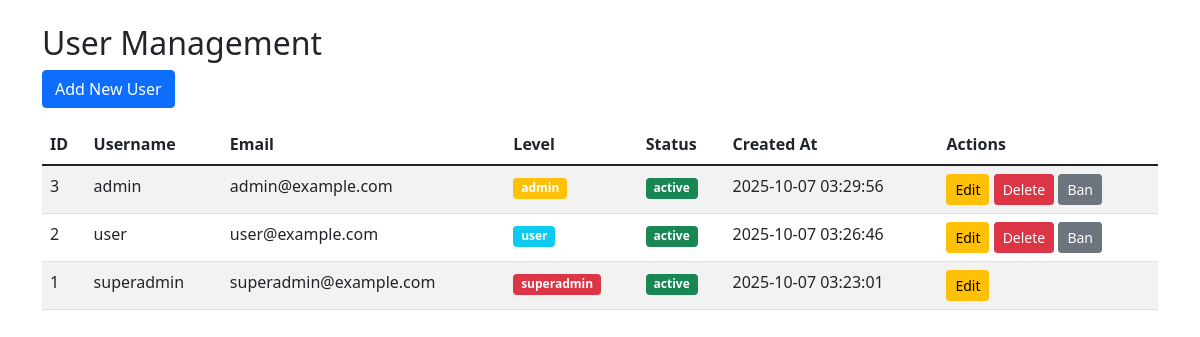
The page /pages/users.php (signed in) on the database its author committed.
### tables this page shows
CREATE TABLE `users` (
  `id` int NOT NULL,
  `username` varchar(50) NOT NULL,
  `password` varchar(255) NOT NULL,
  `email` varchar(100) NOT NULL,
  `level` enum('superadmin','admin','user') NOT NULL,
  `created_at` timestamp NULL DEFAULT CURRENT_TIMESTAMP,
  `updated_at` timestamp NULL DEFAULT CURRENT_TIMESTAMP ON UPDATE CURRENT_TIMESTAMP,
  `status` enum('active','inactive') DEFAULT 'active'
);

### config/session.php (called while the page is built, shortened)
<?php
class Session
{
    public static function get($key)
    {
        return isset($_SESSION[$key]) ? $_SESSION[$key] : null;
    }
}

### models/User.php (called while the page is built, shortened)
<?php
class User
{
    private $conn;
    private $table_name = "users";
    public function __construct($db)
    {
        $this->conn = $db;
    }
    public function getAllUsers()
    {
        $currentLevel = Session::get('level');
        if ($currentLevel == 'admin') {
            $query = "SELECT id, username, email, level, status, created_at
                  FROM " . $this->table_name . "
                  WHERE level != 'superadmin'
                  ORDER BY created_at DESC";
        } else {
            $query = "SELECT id, username, email, level, status, created_at
                  FROM " . $this->table_name . "
                  ORDER BY created_at DESC";
        }
        $stmt = $this->conn->prepare($query);
        $stmt->execute();
        return $stmt;
    }
    public function checkPrivilege($action, $targetLevel)
    {
        $currentLevel = Session::get('level');
        if ($currentLevel == 'superadmin') {
            return true;
        }
        return false;
    }
}

### pages/users.php (the view, shortened to what this page needs)
<?php
$database = new Database();
$db = $database->getConnection();
$user = new User($db);
$stmt = $user->getAllUsers();
?>
<!DOCTYPE html>
<html>
<head>
    <link href="https://cdn.jsdelivr.net/npm/bootstrap@5.1.3/dist/css/bootstrap.min.css" rel="stylesheet">
</head>
<body>
    <div class="container mt-4">
        <h2>User Management</h2>
        <div class="mb-3">
            <a href="?page=add_user" class="btn btn-primary">Add New User</a>
        </div>
        <table class="table table-striped">
            <thead>
                <tr>
                    <th>ID</th>
                    <th>Username</th>
                    <th>Email</th>
                    <th>Level</th>
                    <th>Status</th>
                    <th>Created At</th>
                    <th>Actions</th>
                </tr>
            </thead>
            <tbody>
                <?php while ($row = $stmt->fetch(PDO::FETCH_ASSOC)): ?>
                    <tr>
                        <td><?php echo $row['id']; ?></td>
                        <td><?php echo $row['username']; ?></td>
                        <td><?php echo $row['email']; ?></td>
                        <td>
                            <span class="badge
                            <?php echo $row['level'] == 'superadmin' ? 'bg-danger' : ($row['level'] == 'admin' ? 'bg-warning' : 'bg-info'); ?>">
                                <?php echo $row['level']; ?>
                            </span>
                        </td>
                        <td>
                            <span class="badge <?php echo $row['status'] == 'active' ? 'bg-success' : 'bg-secondary'; ?>">
                                <?php echo $row['status']; ?>
                            </span>
                        </td>
                        <td><?php echo $row['created_at']; ?></td>
                        <td>
                            <?php if ($user->checkPrivilege('edit', $row['level'])): ?>
                                <a href="edit_user.php?id=<?php echo $row['id']; ?>" class="btn btn-sm btn-warning">Edit</a>
                            <?php endif; ?>
                            <?php if ($user->checkPrivilege('delete', $row['level']) && $row['id'] != Session::get('userid')): ?>
                                <a href="users.php?delete_id=<?php echo $row['id']; ?>"
                                    class="btn btn-sm btn-danger"
                                    onclick="return confirm('Are you sure?')">Delete</a>
                            <?php endif; ?>
                            <?php if ($user->checkPrivilege('edit', $row['level']) && $row['id'] != Session::get('userid')): ?>
                                <?php if ($row['status'] == 'active'): ?>
                                    <a href="index.php?page=users&ban_id=<?php echo $row['id']; ?>"
                                        class="btn btn-sm btn-secondary"
                                        onclick="return confirm('Ban this user?')">Ban</a>
                                <?php else: ?>
                                    <a href="index.php?page=users&unban_id=<?php echo $row['id']; ?>"
                                        class="btn btn-sm btn-success"
                                        onclick="return confirm('Unban this user?')">Unban</a>
                                <?php endif; ?>
                            <?php endif; ?>
                        </td>
                    </tr>
                <?php endwhile; ?>
            </tbody>
        </table>
    </div>
</body>
</html>

### rows shown on the page
users: id "3", username "admin", email "admin@example.com", level "admin", status "active", created_at "2025-10-07 03:29:56"
users: id "2", username "user", email "user@example.com", level "user", status "active", created_at "2025-10-07 03:26:46"
users: id "1", username "superadmin", email "superadmin@example.com", level "superadmin", status "active", created_at "2025-10-07 03:23:01"
